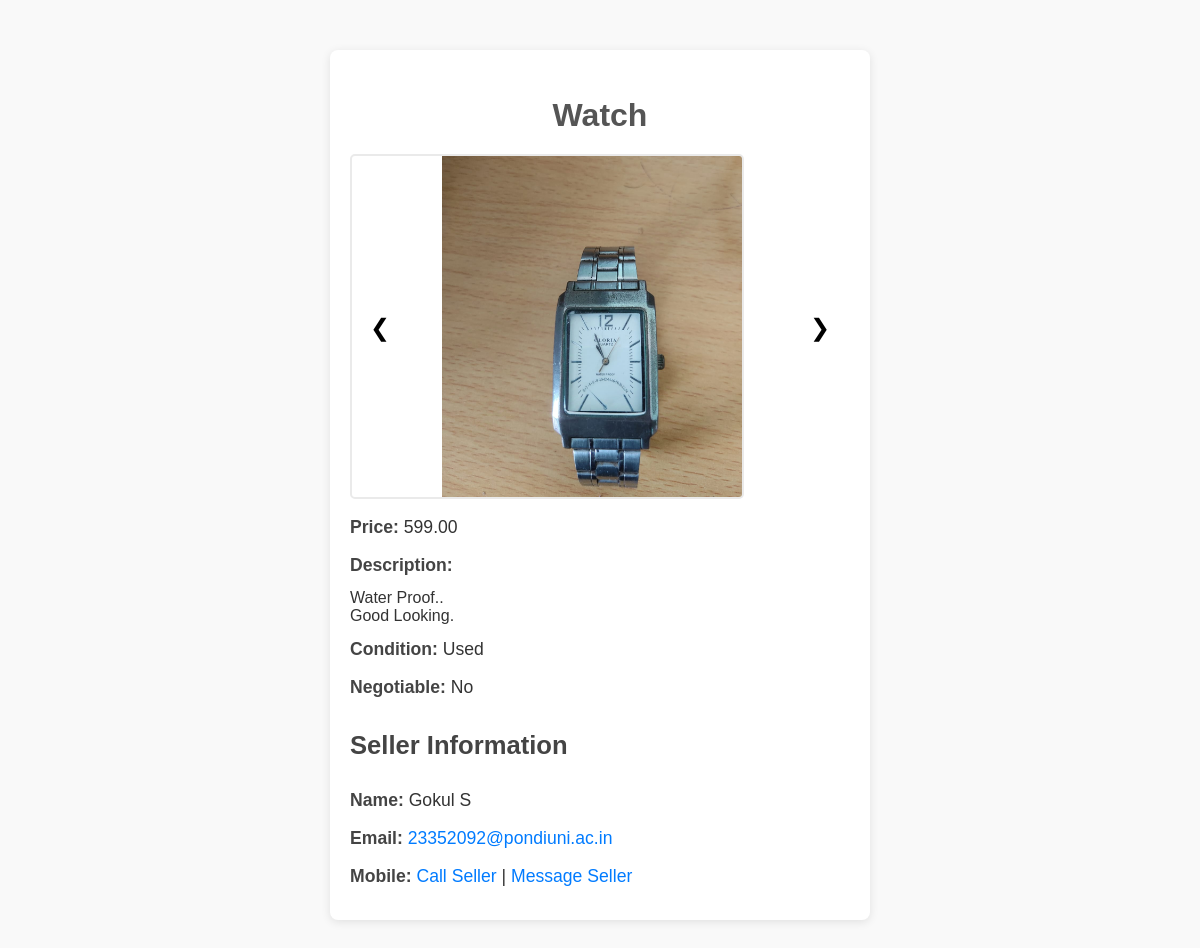
The page /product_detail.php?id=17 (signed in) on the database its author committed.
### tables this page shows
CREATE TABLE `products` (
  `id` int(11) NOT NULL,
  `seller_id` int(11) NOT NULL,
  `name` varchar(255) NOT NULL,
  `image` varchar(500) DEFAULT NULL,
  `price` decimal(10,2) NOT NULL,
  `description` text NOT NULL,
  `created_at` timestamp NOT NULL DEFAULT current_timestamp(),
  `Item_Condition` enum('New','Used') NOT NULL DEFAULT 'Used',
  `negotiable` enum('Yes','No') DEFAULT 'No',
  `category` varchar(255) NOT NULL,
  `category_id` int(11) DEFAULT NULL
);

CREATE TABLE `users` (
  `id` int(11) NOT NULL,
  `username` varchar(255) NOT NULL,
  `email` varchar(100) NOT NULL,
  `mobile` varchar(10) NOT NULL,
  `password` varchar(255) NOT NULL,
  `created_at` timestamp NOT NULL DEFAULT current_timestamp(),
  `is_seller` tinyint(1) DEFAULT 0,
  `is_active` tinyint(1) DEFAULT 1,
  `notifications_enabled` tinyint(1) DEFAULT 1,
  `dark_mode` tinyint(1) DEFAULT 0,
  `language` varchar(20) DEFAULT 'en',
  `timezone` varchar(50) DEFAULT 'UTC'
);

### product_detail.php (the view, shortened to what this page needs)
<?php
include 'config.php';
$product_id = isset($_GET['id']) ? intval($_GET['id']) : 0;
$query = "SELECT products.*, users.email AS seller_email, users.username AS seller_name, users.mobile AS seller_mobile
          FROM products
          JOIN users ON products.seller_id = users.id
          WHERE products.id = $product_id";
$result = mysqli_query($conn, $query);
$product = mysqli_fetch_assoc($result);
?>
<!DOCTYPE html>
<html lang="en">
<head>
    <link rel="stylesheet" href="Styles/product_detail.css">
</head>
<body>
    <div class="product-detail">
        <h2><?php echo htmlspecialchars($product['name']); ?></h2>
        <div class="image-slider">
            <?php
            $images = explode(',', $product['image']);
            ?>
            <div class="slides">
                <?php foreach ($images as $image): ?>
                    <div class="slide">
                        <img src="uploads/<?php echo htmlspecialchars(trim($image)); ?>"
                            alt="<?php echo htmlspecialchars($product['name']); ?>" class="product-image"
                            onclick="openModal(this.src)">
                    </div>
                <?php endforeach; ?>
            </div>
            <button class="prev" onclick="changeSlide(-1)">❮</button>
            <button class="next" onclick="changeSlide(1)">❯</button>
        </div>
        <p><strong>Price:</strong> <?php echo htmlspecialchars($product['price']); ?></p>
        <p><strong>Description:</strong></p>
        <?php
        $description = str_replace('<br />', '.', $product['description']);
        echo nl2br(htmlspecialchars($description));
        ?>
        <p><strong>Condition:</strong> <?php echo htmlspecialchars($product['Item_Condition']); ?></p>
        <p><strong>Negotiable:</strong> <?php echo htmlspecialchars($product['negotiable']); ?></p>
        <h3>Seller Information</h3>
        <p><strong>Name:</strong> <?php echo htmlspecialchars($product['seller_name']); ?></p>
        <p><strong>Email:</strong> <a
                href="mailto:<?php echo htmlspecialchars($product['seller_email']); ?>"><?php echo htmlspecialchars($product['seller_email']); ?></a>
        </p>
        <p><strong>Mobile:</strong>
            <a href="tel:<?php echo htmlspecialchars($product['seller_mobile']); ?>">Call Seller</a> |
            <a href="sms:<?php echo htmlspecialchars($product['seller_mobile']); ?>">Message Seller</a>
        </p>
    </div>
</body>
</html>

### Styles/product_detail.css (style rules this page uses)
body { font-family: Arial, sans-serif; background-color: #f9f9f9; margin: 0; padding: 0; color: #333; }
h2 { color: #333; }
a { color: #007bff; text-decoration: none; }
.product-detail { max-width: 500px; margin: 50px auto; padding: 20px; background-color: #fff; box-shadow: 0 2px 10px rgba(0, 0, 0, 0.1); border-radius: 8px; }
.product-detail h2 { font-size: 2em; margin-bottom: 20px; text-align: center; color: #555; }
.product-detail p { font-size: 1.1em; line-height: 1.6; margin: 10px 0; }
strong { color: #444; }
.product-image { max-width: 300px; height: auto; padding-left: 90px; border: 2px solid #eaeaea; border-radius: 5px; transition: transform 0.2s ease-in-out, box-shadow 0.2s ease-in-out; }
h3 { font-size: 1.6em; margin-top: 30px; color: #444; }
.product-detail a { font-size: 1em; color: #007bff; }
.image-slider { position: relative; width: 100%; max-width: 800px; margin: auto; overflow: hidden; }
.slides { display: flex; transition: transform 0.5s ease; }
.slide { min-width: 100%; box-sizing: border-box; }
.prev, .next { position: absolute; top: 50%; transform: translateY(-50%); background-color: rgba(255, 255, 255, 0.8); border: none; cursor: pointer; font-size: 24px; padding: 10px; z-index: 100; }
.prev { left: 10px; }
.next { right: 10px; }

### rows shown on the page
products: name "Watch", image (picture), price "599.00", description "Water Proof.. Good Looking.", Item_Condition "Used", negotiable "No", seller.username "Gokul S", seller.email "23352092@pondiuni.ac.in"
